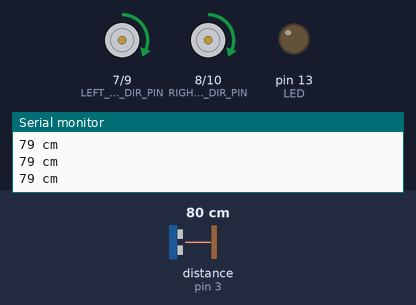
This sketch was run on a simulated Arduino Uno, built with avr-gcc and run on an emulated ATmega328P. Parts: direction and speed pins drawn as motors (green arrow = direction pin HIGH = forward, orange = LOW = backward, longer = more drive), output pins drawn as LEDs (lit = HIGH), the last lines printed to the serial monitor. Wiring (inferred from the names in the program): ultrasonic range finder: trigger pin 2; echo pin 3. The test bench sets the inputs (shaded band); at power-on: distance to the obstacle (sensor on pin 3) 80 cm. The echo pulse lasts 58.3 µs per cm; pins used as bus, display or sensor lines are not drawn.

Above: at 1.2 s.
1.3 s: distance to the obstacle (sensor on pin 3) set to 18 cm
2.8 s: distance to the obstacle (sensor on pin 3) set to 15 cm
At 4.6 s:
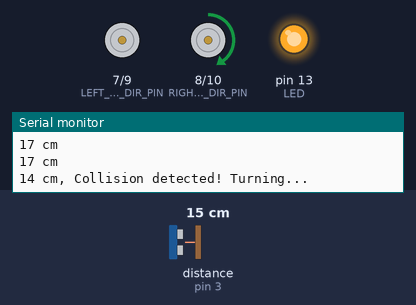
5.1 s: distance to the obstacle (sensor on pin 3) set to 35 cm
At 6.4 s:
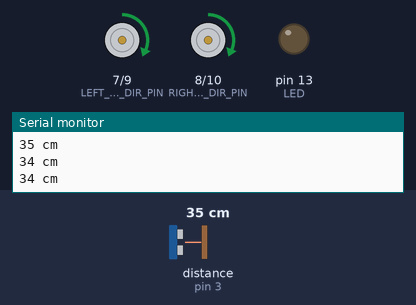
7.3 s: distance to the obstacle (sensor on pin 3) set to 2 cm
At 20.8 s:
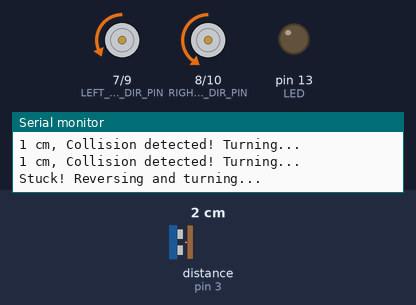
Timing chart, 0 to 21.3 s (numbered marks = the images above; inputs shaded):
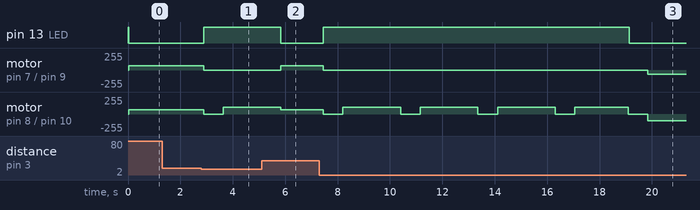

The sketch:

dc_motor_us_sensor.ino
```cpp
/*
 * Author: Anirudh Acharya
 * w/ other sources
 * DC Motor driver + Ultrasound collision detection

 * TODO: Ultrasound sensor needs calibration, gets stuck in some extreme corner cases

  HC-SR04 Ping distance sensor - Ultrasound
  VCC to arduino 5v GND to arduino GND
  Echo to Arduino pin 13 Trig to Arduino pin 12
  Red POS to Arduino pin 11
  Green POS to Arduino pin 10
  560 ohm resistor to both LED NEG and GRD power rail
  Original code improvements to the Ping sketch sourced from Trollmaker.com
  Some code and wiring inspired by http://en.wikiversity.org/wiki/User:Dstaub/robotcar
*/

#define LEFT_MOTOR_DIR_PIN (7)
#define LEFT_MOTOR_PWM_PIN (9)
#define RIGHT_MOTOR_DIR_PIN (8)
#define RIGHT_MOTOR_PWM_PIN (10)
#define TRIG_PIN (2)
#define ECHO_PIN (3)
#define LED (13) //pin
#define DUTY_CYCLE (65)
#define COLLISION_DISTANCE (15)
#define OUT_OF_RANGE_DISTANCE (200)
#define TURN_DELAY (2000)
#define STOP_DELAY (750)
#define TURN_DUTY_CYCLE (100)
#define ECHO_SAMPLE_DELAY (200)
#define REVERSE_DELAY (2000)
#define STUCK_THRESHOLD (4) // 4 = 360 degrees
#define LED_BLINK_DELAY (10) // in ms
#define TIME_SINCE_LAST_COLLISION_THRESHOLD (10000) // in ms

int stuck;
int timeSinceCollision;

void setup() {
  //one time setup
  pinMode( LEFT_MOTOR_DIR_PIN, OUTPUT );
  pinMode( LEFT_MOTOR_PWM_PIN, OUTPUT );
  pinMode( RIGHT_MOTOR_DIR_PIN, OUTPUT );
  pinMode( RIGHT_MOTOR_PWM_PIN, OUTPUT );
  pinMode( TRIG_PIN, OUTPUT);
  pinMode( ECHO_PIN, INPUT);
  pinMode( LED, OUTPUT);
  Serial.begin( 9600 );
  ledBlink(3);
  stuck = 0;
  timeSinceCollision = 0;
}

void loop() {

  long duration, distance;

  digitalWrite(TRIG_PIN, LOW);
  delayMicroseconds(2);
  digitalWrite(TRIG_PIN, HIGH); //send ping
  delayMicroseconds(10);
  digitalWrite(TRIG_PIN, LOW);

  duration = pulseIn(ECHO_PIN, HIGH); // read ping
  distance = (duration/2) / 29.1;

  if (distance >= OUT_OF_RANGE_DISTANCE ){
    Serial.println("Out of range");
    digitalWrite (LED, LOW);
    forward();
    stuck = 0;
  }
  else if (distance <= 0) { // should not happen
    Serial.println("Illegal distance (<=0)");
    ledBlink(5);
    stop();
    back(REVERSE_DELAY);
    stop();
    right_turn();
    stuck = 0;
  }
  else {
    Serial.print(distance);
    Serial.print(" cm");
    if (distance <= COLLISION_DISTANCE) {
      Serial.println(", Collision detected! Turning...");
      digitalWrite(LED, HIGH);
      stuck++;
      stop();
      right_turn();

      /*
      //ToDO: heuristics has some bug
      timeSinceCollision = micros(); //record time of collision
      if (timeSinceCollision >= TIME_SINCE_LAST_COLLISION_THRESHOLD) {
          left_turn();
          timeSinceCollision = 0;
      }
      else {
          right_turn();
      }
      */

      // if stuck for long, reverse (360deg turn) and change direction
      if (STUCK_THRESHOLD == stuck) {
        ledBlink(3);
        Serial.println("Stuck! Reversing and turning...");
        stop();
        back(REVERSE_DELAY);
        stop();
        left_turn();
        stuck = 0;
      }
    }
    else {
      Serial.println("");
      digitalWrite (LED, LOW);
      forward();
      stuck = 0;
    }
  }

  delay(ECHO_SAMPLE_DELAY);
}

//helper functions calibrated to motor
void stop() {
  digitalWrite( LEFT_MOTOR_DIR_PIN, HIGH );
  digitalWrite( RIGHT_MOTOR_DIR_PIN, HIGH );
  digitalWrite( RIGHT_MOTOR_PWM_PIN, LOW );
  digitalWrite( LEFT_MOTOR_PWM_PIN, LOW );
  delay(STOP_DELAY);
}

void forward() {
  digitalWrite( LEFT_MOTOR_DIR_PIN, HIGH );
  digitalWrite( RIGHT_MOTOR_DIR_PIN, HIGH );

  digitalWriteDutyCycle (LEFT_MOTOR_PWM_PIN, DUTY_CYCLE);
  digitalWriteDutyCycle (RIGHT_MOTOR_PWM_PIN, DUTY_CYCLE);
}

void left_turn() {
  digitalWrite( LEFT_MOTOR_DIR_PIN, HIGH );
  digitalWrite( RIGHT_MOTOR_DIR_PIN, HIGH );
  digitalWrite( RIGHT_MOTOR_PWM_PIN, LOW );

  digitalWriteDutyCycle (LEFT_MOTOR_PWM_PIN, TURN_DUTY_CYCLE);
  delay(TURN_DELAY);
}

void right_turn() {
  digitalWrite( LEFT_MOTOR_DIR_PIN, HIGH );
  digitalWrite( RIGHT_MOTOR_DIR_PIN, HIGH );
  digitalWrite( LEFT_MOTOR_PWM_PIN, LOW );

  digitalWriteDutyCycle (RIGHT_MOTOR_PWM_PIN, TURN_DUTY_CYCLE);
  delay(TURN_DELAY);
}

void back(int reverseDelay) {
  digitalWrite( LEFT_MOTOR_DIR_PIN, LOW );
  digitalWrite( RIGHT_MOTOR_DIR_PIN, LOW );

  digitalWriteDutyCycle (RIGHT_MOTOR_PWM_PIN, DUTY_CYCLE);
  digitalWriteDutyCycle (LEFT_MOTOR_PWM_PIN, DUTY_CYCLE);

  //reverse for specified duration
  if (0 != reverseDelay) {
    delay(reverseDelay);
  }
}

void digitalWriteDutyCycle(int pin, int duty_cycle) { //only int duty cycle for now

  analogWrite(pin, duty_cycle);

  /*
  // TODO: custom PWM implementation has some bug
  int pwm_time_us = 1000;
  int on_in_us = (duty_cycle*pwm_time_us/100);
  int off_in_us = pwm_time_us - on_in_us;

  digitalWrite( pin, HIGH);
  delayMicroseconds(on_in_us);
  digitalWrite (pin, LOW);
  delayMicroseconds(off_in_us);
  */
}

//for UI
void ledBlink(int times) {
  for (int i = 0; i<times; i++){
    digitalWrite( LED, HIGH );
    delay(LED_BLINK_DELAY);
    digitalWrite( LED, LOW );
  }
}
```

Measured:
- the behaviour switches between 17 and 16 cm on distance to the obstacle (sensor on pin 3) (found by bisection; images 0 and 1)
- after the input at 2.8 s, pin 13 (LED): LOW → HIGH after 0.08 s; motor on pin 7 (LEFT_MOTOR_DIR_PIN) / pin 9 (LEFT_MOTOR_PWM_PIN): forward 65/255 → stopped after 0.08 s; motor on pin 8 (RIGHT_MOTOR_DIR_PIN) / pin 10 (RIGHT_MOTOR_PWM_PIN): forward 65/255 → stopped after 0.08 s, → forward 100/255 0.75 s later
- after the input at 5.1 s, pin 13 (LED): HIGH → LOW after 0.74 s; motor on pin 7 (LEFT_MOTOR_DIR_PIN) / pin 9 (LEFT_MOTOR_PWM_PIN): stopped → forward 65/255 after 0.74 s
- after the input at 7.3 s, pin 13 (LED): LOW → HIGH after 0.16 s, → LOW 11.7 s later; motor on pin 7 (LEFT_MOTOR_DIR_PIN) / pin 9 (LEFT_MOTOR_PWM_PIN): forward 65/255 → stopped after 0.16 s, → backward 65/255 12.4 s later
